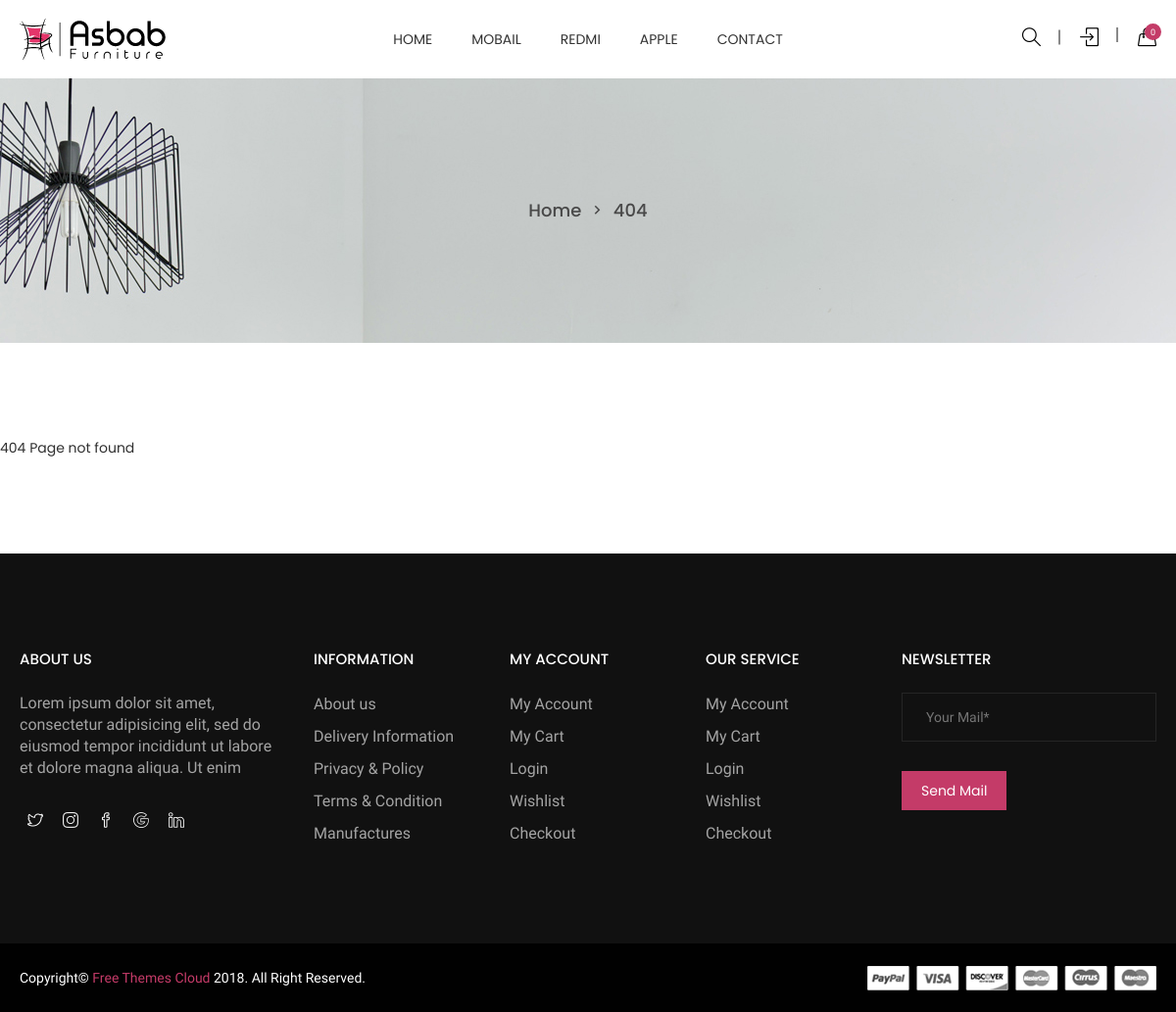
Page /404.php on the committed database.
### tables this page shows
CREATE TABLE `categories` (
  `id` int(111) NOT NULL,
  `categories` varchar(255) NOT NULL,
  `status` tinyint(4) NOT NULL,
  `pid` int(11) NOT NULL
);

### add_to_cart.inc.php (called while the page is built, shortened)
<?php
class add_to_cart
{
    function totalProduct()
    {
        if (isset($_SESSION['cart'])) {
            return count($_SESSION['cart']);
        } else {
            return 0;
        }
    }
}

### top-inc.php (the view, shortened to what this page needs)
<?php
require_once("./inc/connection.inc.php");
require_once("./add_to_cart.inc.php");
$cat_res = mysqli_query($con, "SELECT * FROM categories WHERE status=1");
$cat_arr = array();
while ($row = mysqli_fetch_assoc($cat_res)) {
    $cat_arr[] = $row;
}
$obj = new add_to_cart();
$totalProduct = $obj->totalProduct();
?>
<!doctype html>
<html class="no-js" lang="en">
<head>
    <link rel="stylesheet" href="css/bootstrap.min.css">
    <link rel="stylesheet" href="css/owl.carousel.min.css">
    <link rel="stylesheet" href="css/owl.theme.default.min.css">
    <link rel="stylesheet" href="css/core.css">
    <link rel="stylesheet" href="css/shortcode/shortcodes.css">
    <link rel="stylesheet" href="style.css">
    <link rel="stylesheet" href="css/responsive.css">
    <link rel="stylesheet" href="css/custom.css">
</head>
<body>
    <div class="wrapper">
        <header id="htc__header" class="htc__header__area header--one">
            <div id="sticky-header-with-topbar" class="mainmenu__wrap sticky__header">
                <div class="container">
                    <div class="row">
                        <div class="menumenu__container clearfix">
                            <div class="col-lg-2 col-md-2 col-sm-3 col-xs-5">
                                <div class="logo">
                                    <a href="index.php"><img src="images/logo/4.png" alt="logo images"></a>
                                </div>
                            </div>
                            <div class="col-md-7 col-lg-8 col-sm-5 col-xs-3">
                                <nav class="main__menu__nav hidden-xs hidden-sm">
                                    <ul class="main__menu">
                                        <li class="drop"><a href="index.php">Home</a></li>
                                        <?php foreach ($cat_arr as $list) { ?>
                                            <li class="drop"><a href="categories.php?id=<?php echo $list['id'] ?>"><?php echo $list['categories'] ?></a>
                                            </li>
                                        <?php } ?>
                                        <li><a href="contact.php">contact</a></li>
                                    </ul>
                                </nav>
                            </div>
                            <div class="col-md-3 col-lg-2 col-sm-4 col-xs-4">
                                <div class="header__right">
                                    <div class="header__search search search__open">
                                        <a class="a_line" title="Search" href="#"><i class="icon-magnifier icons"></i></a>
                                    </div>
                                    <div class="header__account">
                                        <?php if (isset($_SESSION['USER_LOGIN'])) {
                                        ?>
                                            <ul class="main__menu ">
                                                <li class="drop"><a class="a_line_before" href="#"><i class="icon-user "></i></a>
                                                    <ul class="dropdown">
                                                        <li><a href="./wishlist.php"> wishlist &nbsp;<i class="icon-heart icons"></i></a></li>
                                                        <li><a href="./myorder.php"> My Order &nbsp;<i class="icon-basket-loaded"></i></a></li>
                                                        <li><a href="./profile.php"> Profile &nbsp;<i class="icon-user"></i></a></li>
                                                        <li><a href="./logout.php">Log Out &nbsp; <i class="icon-logout icons"></i></a></li>
                                                    </ul>
                                                </li>
                                            </ul>
                                        <?php
                                        } else {
                                        ?>
                                            <a class="a_line" title="Login/Register" href="./login2nd.php"><i class="icon-login icons"></i></a>
                                        <?php } ?>
                                    </div>
                                    <div class="htc__shopping__cart">
                                        <a class="" href="./cart.php"><i class="icon-handbag icons"></i></a>
                                        <a title="Cart" href="./cart.php"><span class="htc__qua"><?php echo $totalProduct ?></span></a>
                                    </div>
                                </div>
                            </div>
                        </div>
                    </div>
                </div>
            </div>
        </header>

### css/shortcode/default.css (style rules this page uses)
*, h1, h2, h3, h4, h5, h6, p, ul, a { margin: 0; padding: 0; }
html { font-size: 100%; }
body { font-family: 'Old Standard TT', serif; color: #666666; font-weight: 400; font-size: 14px; line-height: 24px; -webkit-font-smoothing: antialiased; -moz-osx-font-smoothing: grayscale; }
ul, ol { list-style: none; }
a { color: #333; }
body { overflow-x: hidden; }
a, .btn { transition: all 0.3s ease-out 0s; }
img, .img { max-width: 100%; transition: all 0.3s ease-out 0s; }
p + img, img:last-child { margin-bottom: 0; }
body { background: #fff; }

### css/shortcode/header.css (style rules this page uses)
.main__menu { display: flex; justify-content: center; }
.main__menu>li>a { color: #333333; display: block; font-size: 14px; height: 80px; line-height: 80px; position: relative; text-transform: uppercase; font-family: 'Poppins', sans-serif; }
.main__menu li { position: relative; margin: 0 20px; }
.logo a { display: block; }
.header__right { display: flex; justify-content: flex-end; height: 80px; align-items: center; }
.header__search a i { color: #000000; font-size: 19px; position: relative; }
.htc__shopping__cart { position: relative; }
.htc__shopping__cart a span.htc__qua { background: #c43b68; border-radius: 100%; color: #fff; font-size: 9px; height: 17px; line-height: 19px; position: absolute; right: -5px; text-align: center; top: -4px; width: 17px; }
.header__search a { padding-right: 20px; position: relative; margin-right: 20px; }
.header__search a::before { background: #898989; content: ""; height: 15px; position: absolute; right: 0; top: 50%; -webkit-transform: translateY(-70%); transform: translateY(-70%); width: 2px; }
.header__account a { color: #000; font-size: 19px; margin-right: 20px; padding-right: 20px; position: relative; }
.header__account .a_line::before { background: #898989 none repeat scroll 0 0; content: ""; height: 15px; position: absolute; right: 0; top: 0; width: 2px; }
.main__menu li.drop { position: relative; }
.logo { align-items: center; display: flex; height: 80px; justify-content: flex-start; }

### rows in the picture
categories: categories "MOBAIL"
categories: categories "REDMI"
categories: categories "APPLE"

### other values in the picture
$totalProduct "0"
